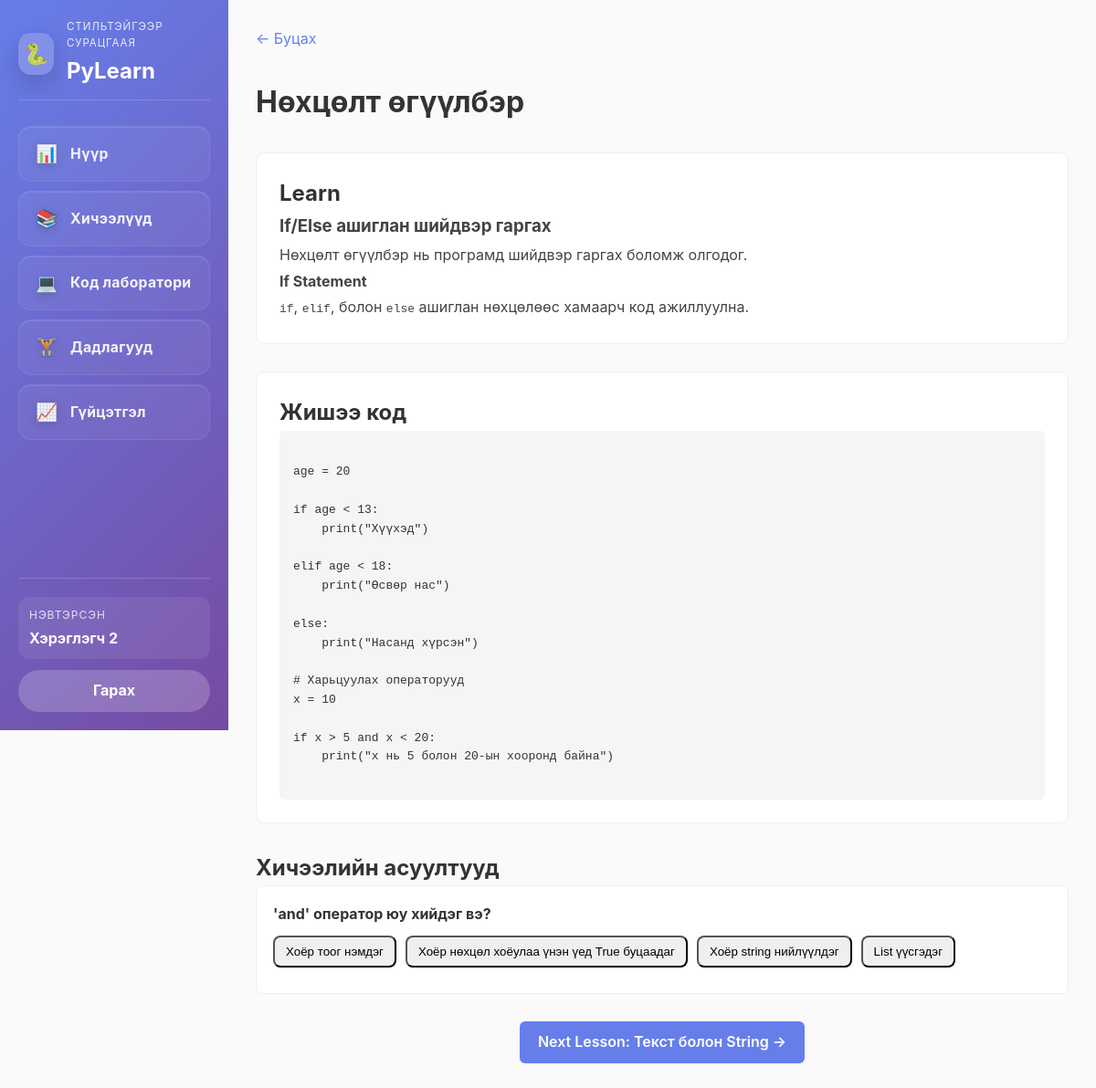
The app's page /lesson/5 (signed in) with its own data.
### database.py (models this page shows)
class Lesson(db.Model):
    __tablename__ = 'lessons'
    id = db.Column(db.Integer, primary_key=True)
    title = db.Column(db.String(255), nullable=False)
    content = db.Column(db.Text, nullable=False)
    code_example = db.Column(db.Text, nullable=False)
    order = db.Column(db.Integer, default=0)
    quizzes = db.relationship('Quiz', backref='lesson', lazy=True, cascade='all, delete-orphan')
    progress = db.relationship('Progress', backref='lesson', lazy=True, cascade='all, delete-orphan')

class Quiz(db.Model):
    __tablename__ = 'quizzes'
    id = db.Column(db.Integer, primary_key=True)
    lesson_id = db.Column(db.Integer, db.ForeignKey('lessons.id'), nullable=False)
    question = db.Column(db.Text, nullable=False)
    options = db.Column(db.JSON, nullable=False)  # List of options
    correct_answer = db.Column(db.Integer, nullable=False)  # Index of correct answer
    explanation = db.Column(db.Text)
    xp_reward = db.Column(db.Integer, default=10)
    order = db.Column(db.Integer, default=0)

### app.py (the view)
@app.route('/lesson/<int:lesson_id>')
@login_required
def lesson(lesson_id):
    user = User.query.get(session['user_id'])
    lesson = Lesson.query.get(lesson_id)
    if not lesson:
        return redirect(url_for('dashboard'))
    progress = Progress.query.filter_by(
        user_id=user.id,
        lesson_id=lesson_id
    ).first()
    if not progress:
        progress = Progress(user_id=user.id, lesson_id=lesson_id)
        db.session.add(progress)
    if not progress.completed:
        progress.completed = True
        progress.completed_at = datetime.utcnow()
        user.add_xp(25)
        db.session.commit()
    next_lesson = Lesson.query.filter(Lesson.order > lesson.order).order_by(Lesson.order).first()
    return render_template('lesson.html',
        user=user,
        lesson=lesson,
        next_lesson=next_lesson
    )

### app.py (called while the page is built)
def login_required(f):
    @wraps(f)
    def decorated_function(*args, **kwargs):
        if 'user_id' not in session:
            return redirect(url_for('login'))
        return f(*args, **kwargs)
    return decorated_function

### templates/lesson.html (shortened to what this page needs)
{% extends "base.html" %}
{% block content %}
<div class="lesson-page">
    <div class="lesson-header">
        <a href="{{ url_for('dashboard') }}" class="back-btn">← Буцах</a>
        <h1>{{ lesson.title }}</h1>
    </div>
    <div class="lesson-content">
        <div class="content-section">
            <h2>Learn</h2>
            <div class="lesson-text">
                {{ lesson.content | safe }}
            </div>
        </div>
        <div class="code-section">
            <h2>Жишээ код</h2>
            <pre><code>{{ lesson.code_example }}</code></pre>
        </div>
    </div>
        {% if lesson.quizzes|length %}
        <div class="quiz-section">
            <h2>Хичээлийн асуултууд</h2>
            {% for quiz in lesson.quizzes %}
            <div class="quiz-card" data-quiz-id="{{ quiz.id }}">
                <div class="quiz-question">{{ quiz.question }}</div>
                <div class="quiz-options">
                    {% for opt in quiz.options %}
                    <button class="quiz-option btn-outline" data-idx="{{ loop.index0 }}">{{ opt }}</button>
                    {% endfor %}
                </div>
            </div>
            {% endfor %}
        </div>
        {% endif %}
        {% if next_lesson %}
        <div class="next-lesson">
            <a href="{{ url_for('lesson', lesson_id=next_lesson.id) }}" class="btn btn-primary">
                Next Lesson: {{ next_lesson.title }} →
            </a>
        </div>
        {% endif %}
</div>
{% endblock %}

### static/css/style.css (style rules this page uses)
html, body { width: 100%; height: 100%; margin: 0; padding: 0; overflow-x: hidden; }
body { min-height: 100vh; }
* { margin: 0; padding: 0; box-sizing: border-box; }
:root { --primary: #667eea; --secondary: #764ba2; --success: #4caf50; --error: #f44336; --light: #f5f5f5; --dark: #333; --border: #eee; }
body { font-family: -apple-system, BlinkMacSystemFont, 'Segoe UI', Roboto, 'Helvetica Neue', Arial, sans-serif; background: #fafafa; color: var(--dark); line-height: 1.6; }
html, body { height: 100%; }
.btn { padding: 10px 20px; border: none; border-radius: 6px; cursor: pointer; font-weight: 600; transition: all 0.3s ease; text-decoration: none; display: inline-block; }
.btn-primary { background: var(--primary); color: white; }

### templates/lesson.html (style rules this page uses)
.lesson-page { padding: 30px; max-width: 100%; margin: 0 auto; }
.lesson-header { margin-bottom: 30px; }
.back-btn { color: #667eea; text-decoration: none; margin-bottom: 15px; display: inline-block; }
.lesson-header h1 { margin: 15px 0 0 0; }
.lesson-content { display: grid; gap: 30px; margin: 0 auto; padding: 0; max-width: 1200px; }
.content-section, .code-section { background: white; padding: 25px; border-radius: 10px; border: 1px solid #eee; }
.lesson-text { line-height: 1.8; color: #444; }
.code-section pre { background: #f5f5f5; padding: 15px; border-radius: 5px; overflow-x: auto; }
.quiz-section { margin-top: 30px; }
.quiz-card { background: #fff; padding: 18px; border-radius:8px; border:1px solid #eee; margin-bottom:14px; }
.quiz-question { font-weight:700; margin-bottom:10px; }
.quiz-options { display:flex; gap:10px; flex-wrap:wrap; }
.quiz-option { padding:8px 12px; border-radius:8px; cursor:pointer; }
.next-lesson { text-align: center; margin-top: 30px; }

### records on screen
Lesson: title "Нөхцөлт өгүүлбэр", content "If/Else ашиглан шийдвэр гаргах Нөхцөлт өгүүлбэр нь програмд шийдвэр гаргах боломж олгодог. If Statement if , elif , болон else ашиглан нөхцөлөөс хамаарч код ажиллуулна.", code_example "age = 20 if age < 13: print(\"Хүүхэд\") elif age < 18: print(\"Өсвөр нас\") else: print(\"Насанд хүрсэн\") # Харьцуулах операторууд x = 10 if x > 5 and x < 20: print(\"x нь 5 болон 20-ын хооронд байна\")"
Quiz: question "'and' оператор юу хийдэг вэ?", options "Хоёр тоог нэмдэг" "Хоёр нөхцөл хоёулаа үнэн үед True буцаадаг" "Хоёр string нийлүүлдэг" "List үүсгэдэг"
Lesson: title "Текст болон String"

### other values on screen
{{ session.get('user_id') }} "2"
